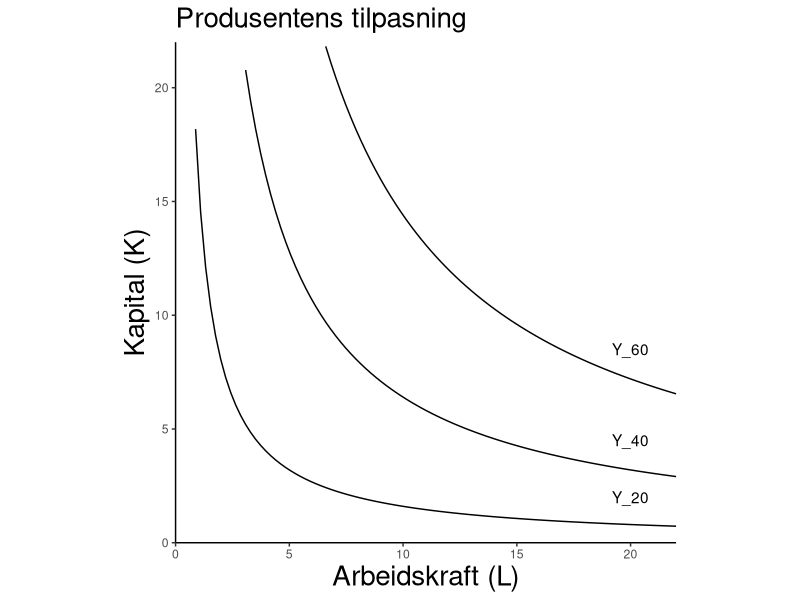

The R source for this figure:
# Vi skal bruke ggplot til å tegne funksjoner som viser produsentens tilpasning

# Produktfunksjon Y=5*L^0.5*K^0.5
# Prisen på K er r=1, prisen på L er w=2



#slett minne

rm(list = ls())

# last inn tidyverse


library(tidyverse)


# vi lager oss noen tall for x-variabelen (L)

x <- seq(0, 21, by = .1)

# gjør om til data frame

df <- data.frame(x)

#lag aksen for tegningen

axes_1 <- ggplot(df, aes(x))+
  labs(title="Produsentens tilpasning", 
       x="Arbeidskraft (L)",
       y="Kapital (K)")+
  theme(axis.title = element_text(size = 20),
        plot.title = element_text(size = 20),
        panel.background = element_blank(),  # få hvit bakgrunn
        axis.line = element_line(colour = "black"))+  # tegne linjer for aksene
  coord_fixed(ratio = 1)+ # sikre at x og y har samme skala
  scale_x_continuous(limits = c(0, 22), expand = c(0, 0))+
  scale_y_continuous(limits = c(0, 22), expand = c(0, 0)) # begrense aksene
# samt sikre at akselinjene begynner i (0,0)

# vi angir noen isokvanter

Y_20 <- function(x) (20^2)/(25*x)
Y_40 <- function(x) (40^2)/(25*x)
Y_60 <- function(x) (60^2)/(25*x)

figur_1 <- axes_1 + 
  stat_function(df,
                fun=Y_20,
                mapping = aes()
  ) +
  stat_function(df,
                fun=Y_40,
                mapping = aes()
  ) +
  stat_function(df,
                fun=Y_60,
                mapping = aes()
  )+
  annotate("text",x=20,y=2, label="Y_20")+
  annotate("text",x=20,y=4.5, label="Y_40")+
  annotate("text",x=20,y=8.5, label="Y_60")

figur_1

